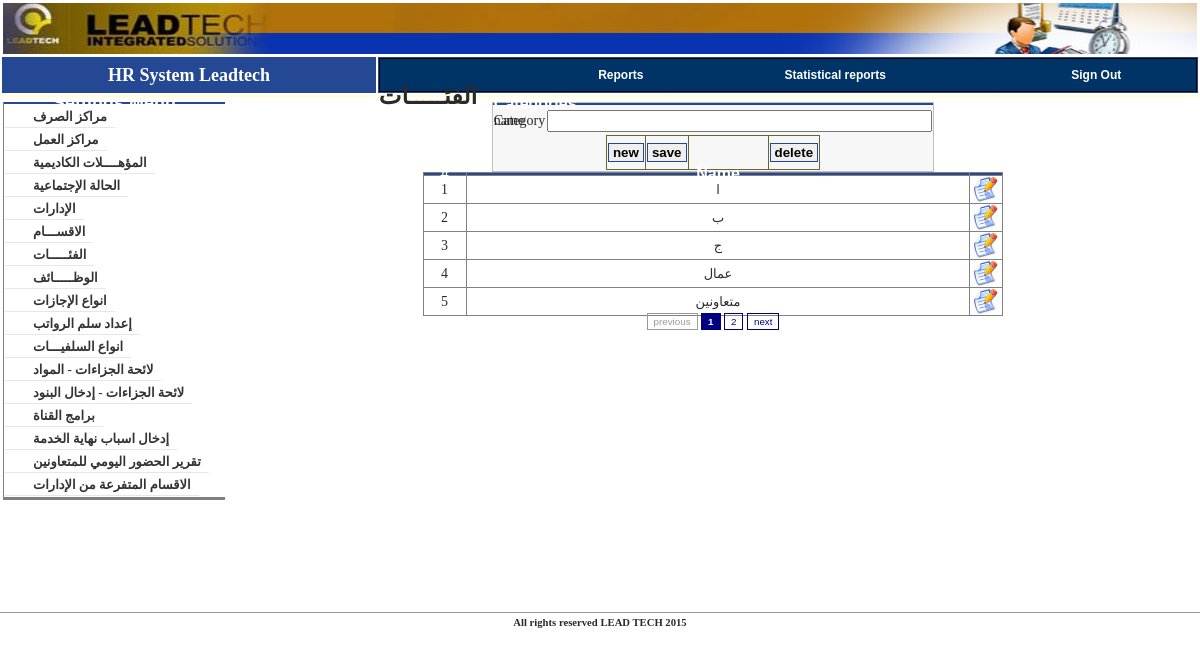
The page /index.php?mnu_id=1&page=category.php (signed in) on the database its author committed.
### tables this page shows
CREATE TABLE `config_sub_menu` (
  `id` int(11) NOT NULL auto_increment,
  `main` int(11) NOT NULL,
  `menu_group` int(11) NOT NULL default '1',
  `link` varchar(50) NOT NULL,
  `name` varchar(50) NOT NULL,
  `publish` tinyint(4) NOT NULL,
  PRIMARY KEY  (`id`)
);

CREATE TABLE `lk_cat` (
  `id` int(11) NOT NULL auto_increment,
  `name` varchar(50) NOT NULL,
  PRIMARY KEY  (`id`)
);

### my_fun.php (called while the page is built, shortened)
<?php
function curPageURL() {
  return 'index.php?';
}
function getCurPageParamter($notThis) {
    $paramters="";
	$escparapters = explode("+", $notThis);
	foreach($_REQUEST as $param => $val) {
	 if(in_array($param,$escparapters))
		 $paramters .= $param.'='.$val.'&';
	}
	$paramters = substr($paramters,0,strlen($paramters)-1);
	return $paramters;
}
?>

### module/category.php (the view, shortened to what this page needs)
<html dir="rtl">
<head>
</head>
<body>
<form method="POST" action="">
<div align="center">
<table border="0" width="40%" style="border-collapse: collapse; border: 1px solid #C0C0C0" dir="ltr" class="tb_bgcolrform">
	<tr>
		<td colspan="2" class="tdtitle"><span lang="en-us">Categories</span></td>
	</tr>
	<tr>
		<td width="98%"  colspan="2" class="message">
		<?php echo @$mess;?></td>
	</tr>
	<tr>
		<td width="15%" height="25" align="left"><span lang="en-us">Category
		name</span></td>
		<td width="85%" height="25">
		<input type="text" name="name" size="40" AUTOCOMPLETE="Off" class="text" value="<?php if(!empty($_GET["id"])) echo @mysql_result($rs_select,0,'name');?>"></td>
	</tr>
	<tr>
		<td colspan="2">
		<div align="center">
			<table border="1" width="100" id="table1" style="border-collapse: collapse; border: 1px solid #666633">
				<tr>
					<td height="31">
					<input type="submit" value="new" name="new" class="button"></td>
					<td height="31">
					<input type="submit" value="save" name="save" class="button"></td>
					<td height="31">&nbsp;&nbsp;&nbsp;&nbsp;&nbsp;&nbsp;&nbsp;&nbsp;&nbsp;&nbsp;&nbsp;&nbsp;&nbsp;&nbsp;&nbsp;&nbsp;&nbsp;&nbsp;&nbsp;&nbsp;&nbsp;&nbsp;</td>
					<td height="31">
					<input type="submit" value="delete" name="delete" class="button"></td>
				</tr>
			</table></div></td>
	</tr>
</table>
</div>
</form>
<div align="center">
<?php
	$result = mysql_query("select count(*) as noOfrows from lk_cat");
	$no = @mysql_result($result,0,'noOfrows');
	$testPage = new Paginator();
	$testPage->items_total = $no;
	$testPage->mid_range = 9;
	$testPage->default_ipp = 5;
	$testPage->paginate();
	$table = "<table border=\"1\" width=\"60%\" style=\"border-collapse: collapse\" dir=\"ltr\" height=\"10%\"><td align=\"center\" class=\"tdtitle\">#</td><td  align=\"center\" class=\"tdtitle\">Name</td></td><td align=\"center\" class=\"tdtitle\">&nbsp;</td>";
	$result = mysql_query("select * from lk_cat order by id asc $testPage->limit");
	while($row = mysql_fetch_row($result)){
		$table .="<tr><td align=\"center\" width=\"40\">".$row[0]."</td><td align=\"center\"><font size=\"2\" face=\"Tahoma\">".$row[1]."</font></td><td align=\"center\" width=\"30\"><a href=\"".curPageURL().getCurPageParamter('mnu_id+page+pagination_page')."&id=".$row[0]."\"><img border=\"0\"  alt=\"select\" title=\"select\"  src=\"images/icon-32-edit.jpg\" width=\"24\" height=\"25\"></a></td></tr>";
	}
	$table .= "</table>";
	echo '<br />'.$table.'<br />';
	echo $testPage->display_pages();
  ?>
</body>
</html>

### index.php (shortened to what this page needs)
<?php
include("my_fun.php");
include('module/paginator.php');
if(isset($_SESSION["login"])){
$rs_title=mysql_query("select *from config_sub_menu where link='".$_GET["page"]."'");
$title=@mysql_result($rs_title,0,'name');
?>
<!DOCTYPE html PUBLIC "-//W3C//DTD XHTML 1.0 Transitional//EN" "http://www.w3.org/TR/xhtml1/DTD/xhtml1-transitional.dtd">
<html dir="rtl">
<head>
<link href="css/style.css" rel="stylesheet" type="text/css" />
<link rel="stylesheet" type="text/css" href="css/Calinder/css/jscal2.css" />
<link rel="stylesheet" type="text/css" href="css/Calinder/css/border-radius.css" />
<link rel="stylesheet" type="text/css" href="css/Calinder/css/steel/steel.css" />
<link rel="stylesheet" type="text/css" href="css/AutoStyle.css" />
<link rel="stylesheet" type="text/css" href="css/temp.css" />
<link rel="stylesheet" type="text/css" href="css/style_pagination.css" />
</head>
<body>
	<div align="center">
	<table border="0" width="100%" id="table1" dir="ltr">
		<tr>
			<td colspan="2"s><?php include("header.php"); ?></td>
		</tr>
		<tr>
			<td bgcolor="#244893" width="31%" align="center">
			<span lang="en-us">
			<font size="4" color="#FFFFFF" face="Times New Roman"><b>HR System
			Leadtech</b></font></span></td>
			<td bgcolor="#244893" width="68%"><?php include("tab.php");?></td>
		</tr>
		<tr>
			<td valign="top" bgcolor="#FFFFCC"><b><font size="5"></font></b></td>
			<td valign="top" bgcolor="#FFFFCC"><b><font size="5"><?php echo @$title;?></font></b></td>
		</tr>
		</div>
		<table border="0" width="100%" dir="rtl">
			<tr>
			<td valign="top" align="center" height="500" ><span lang="en-us"  >
			<?php	if(!empty($_GET["page"]) && $_GET["mnu_id"]!=5 )	@include("module/$_GET[page]");	?>
			<td valign="top" width="222" class="mazin" dir="ltr">	<?php
						include("left_menu.php");
						?>	</td>
		<tr>
			<td colspan="2" ><hr size="1" color="#999999"><?php include("footer.php");?></td>
		</tr>
</body>
</html>
<?php
}
else
header("location: Splashtastic/index.html");
?><?php ob_flush();?>

### left_menu.php (shortened to what this page needs)
<?php
$rs_menu=mysql_query("select *from config_sub_menu where main=$_GET[mnu_id] and publish=1 order by id asc");
@$menu_count=mysql_num_rows($rs_menu);
?>
<head>
</head>
<table width="100%" style="border-collapse: collapse; padding-left:4px; padding-right:4px; padding-top:1px; padding-bottom:1px; border-left-style:solid; border-left-width:1px; border-bottom-style:solid">
	<tr>
		<td align="center" class="tdtitle">
		<font size="4">
		<?php
			if($_GET["mnu_id"]==1)
				echo "Settings Menu";
			elseif($_GET["mnu_id"]==2)
				echo "Main menu";
			elseif($_GET["mnu_id"]==3)
				echo "Reports Menu";
			elseif($_GET["mnu_id"]==4)
				echo "Lists Mangment";
				elseif($_GET["mnu_id"]==5)
				echo "Employees Archive";
				elseif($_GET["mnu_id"]==6)
				echo "Statistical Reports";
		?>
</font>
</td>
	</tr>
	<tr class="menu_link"><td style="padding-right: 5px" align="center">
	</td></tr>
<?php
if ($_GET["mnu_id"]==3)
include("rpt_menu.php");
else
{
for($i=0;$i<$menu_count;$i++){?>
<tr class="menu_link"><td style="padding-right:2px" align="center" color="#EBEBEB">
<a href="index.php?mnu_id=<?php echo  $_GET["mnu_id"];?>&page=<?php echo  mysql_result($rs_menu,$i,'link')?>">
<?php echo mysql_result($rs_menu,$i,'name');?>
</a>
</td></tr>
<?php }
}
?>
</table>

### css/style.css (style rules this page uses)
body { padding:0; margin:0; font-family:"Trebuchet Ms"; color:#2a2a2a; font-size:14px; line-height:0px; }

### css/temp.css (style rules this page uses)
tr.menu_link td a { border-bottom-color: #E7E7E7; border-bottom-style: solid; border-bottom-width: 1px; color: #333333; display: block; line-height: 13px; padding-bottom: 4px; padding-left: 28px; padding-right: 8px; padding-top: 3px; position: relative; text-decoration: none; font-family:times new roman; font-size:13px; float:left; font-weight:bold; }
td.message { font-size:9pt; font-family:tahoma; color:red; text-align:right; }
td.tdtitle { font-size:12pt; font-family:arial; font-weight:bold; color:#ffffff; background:#244893; }
input.button { display: block; border: 1px solid #244893; padding-left: 4px; padding-right: 4px; padding-top: 1px; padding-bottom: 1px; font-size:10pt; font-family:arial; font-weight:bold; }
input.text { font-size:11pt; font-family:arial; font-weight:bold; }
table.tb_bgcolrform { background:#F7F7F7; }

### rows shown on the page
config_sub_menu: name "الفئـــــات"
lk_cat: id "1", name "ا"
lk_cat: id "2", name "ب"
lk_cat: id "3", name "ج"
lk_cat: id "4", name "عمال"
lk_cat: id "5", name "متعاونين"
config_sub_menu: name "مراكز الصرف"
config_sub_menu: name "مراكز العمل"
config_sub_menu: name "المؤهــــلات الكاديمية"
config_sub_menu: name "الحالة الإجتماعية"
config_sub_menu: name "الإدارات"
config_sub_menu: name "الاقســـام"
config_sub_menu: name "الوظـــــائف"
config_sub_menu: name "انواع الإجازات"
config_sub_menu: name "إعداد سلم الرواتب"
config_sub_menu: name "انواع السلفيـــات"
config_sub_menu: name "لائحة الجزاءات - المواد"
config_sub_menu: name "لائحة الجزاءات - إدخال البنود"
config_sub_menu: name "برامج القناة"
config_sub_menu: name "إدخال اسباب نهاية الخدمة"
config_sub_menu: name "تقرير الحضور اليومي للمتعاونين"
config_sub_menu: name "الاقسام المتفرعة من الإدارات"
